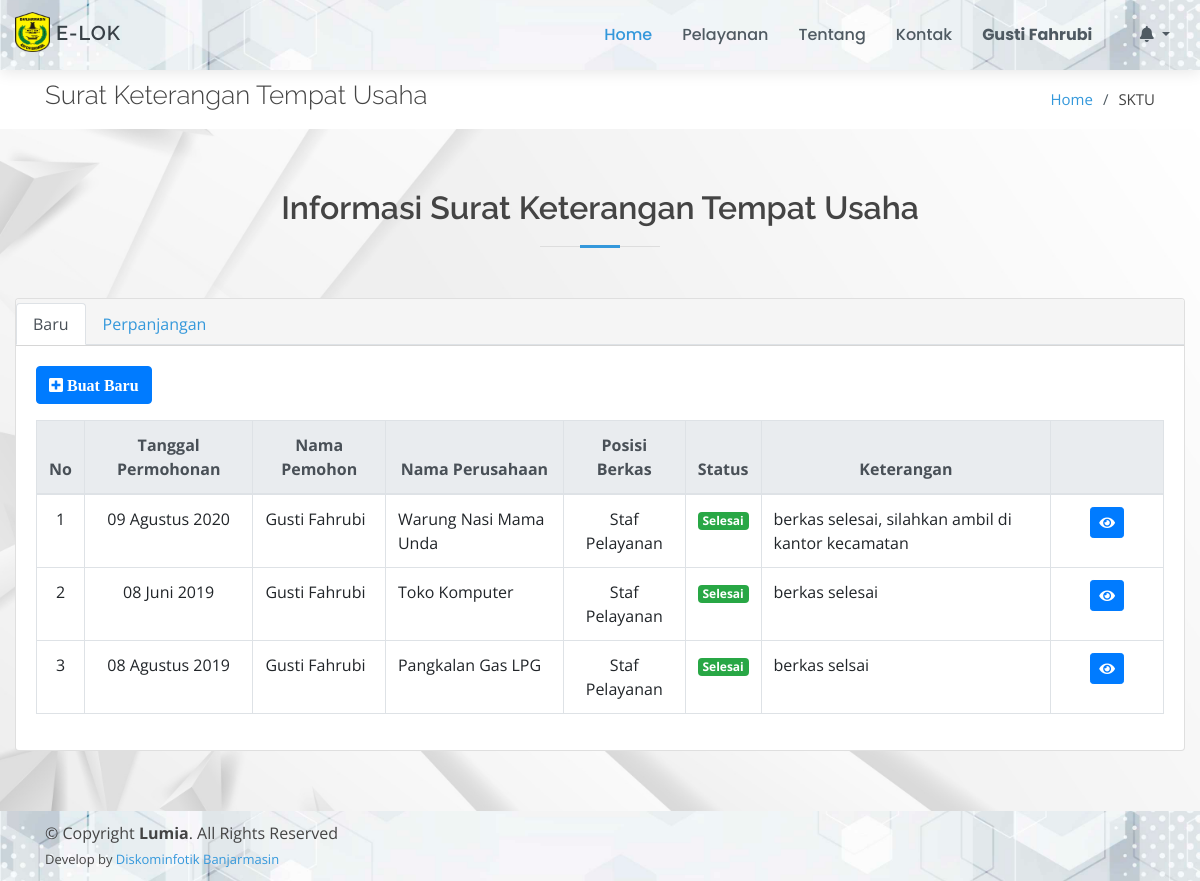
/page/sktu/index.php (signed in), run on the app's committed database.
### tables this page shows
CREATE TABLE `sktu_baru` (
  `id_sktu` int(11) NOT NULL,
  `id_masyarakat` int(11) NOT NULL,
  `nomor_sktu` varchar(50) NOT NULL,
  `nama_pemohon` varchar(50) NOT NULL,
  `no_telp` varchar(15) NOT NULL,
  `tgl` datetime NOT NULL,
  `peraturan` longtext NOT NULL,
  `nama_perusahaan` text NOT NULL,
  `alamat_perusahaan` text NOT NULL,
  `nama_pimpinan_perusahaan` varchar(50) NOT NULL,
  `alamat_kediaman` text NOT NULL,
  `kegiatan_usaha` varchar(50) NOT NULL,
  `masa_berlaku_awal` date DEFAULT NULL,
  `masa_berlaku_akhir` date DEFAULT NULL,
  `sifat` varchar(30) NOT NULL,
  `nama_camat` varchar(50) NOT NULL,
  `nip` varchar(30) NOT NULL,
  `jabatan` varchar(50) NOT NULL,
  `kelengkapan` varchar(20) DEFAULT NULL,
  `keterangan` text,
  `tgl_selesai` date DEFAULT NULL,
  `id_posisi` int(11) NOT NULL,
  `status` varchar(30) NOT NULL
);

CREATE TABLE `posisi_berkas` (
  `id_posisi` int(11) NOT NULL,
  `posisi` text NOT NULL
);

### config/config.php (called while the page is built, shortened)
<?php
function base_url($url = null)
{
	$base_url = "http://localhost/layanan-kecamatan";
	if ($url != null) {
		return $base_url . "/" . $url;
	} else {
		return $base_url;
	}
}
function encryptor($action, $string)
{
	$output = false;
	$encrypt_method = "AES-256-CBC";
	$secret_key = 'muni';
	$secret_iv = 'muni123';
	$key = hash('sha256', $secret_key);
	$iv = substr(hash('sha256', $secret_iv), 0, 16);
	if ($action == 'encrypt') {
		$output = openssl_encrypt($string, $encrypt_method, $key, 0, $iv);
		$output = base64_encode($output);
	} else if ($action == 'decrypt') {
		$output = openssl_decrypt(base64_decode($string), $encrypt_method, $key, 0, $iv);
	}
	return $output;
}
$no = 1;

### config/bulan.php (called while the page is built, shortened)
<?php
$bln = array(
    '01' => 'Januari',
    '02' => 'Februari',
    '03' => 'Maret',
    '04' => 'April',
    '05' => 'Mei',
    '06' => 'Juni',
    '07' => 'Juli',
    '08' => 'Agustus',
    '09' => 'September',
    '10' => 'Oktober',
    '11' => 'November',
    '12' => 'Desember'
);

### page/sktu/index.php (the view, shortened to what this page needs)
<!DOCTYPE html>
<html lang="en">
<?php
include_once "../../config/config.php";
include_once "../../config/bulan.php";
include_once "../../template/ui/head.php";
$idm      = $_SESSION['id_masyarakat'];
?>
<body>
    <?php include_once "../../template/ui/header.php"; ?>
    <main id="main">
        <section id="breadcrumbs" class="breadcrumbs">
            <div class="container">
                <div class="d-flex justify-content-between align-items-center">
                    <h2>Surat Keterangan Tempat Usaha</h2>
                    <ol>
                        <li><a href="<?= base_url(); ?>">Home</a></li>
                        <li>SKTU</li>
                    </ol>
                </div>
            </div>
        </section>
        <section id="services" class="services graform">
            <div class="container-fluid">
                <div class="section-title">
                    <h2>Informasi Surat Keterangan Tempat Usaha</h2>
                </div>
                <div class="row">
                    <div class="col-md-12">
                        <div class="card card-tabs">
                            <div class="card-header p-0 pt-1" style="background-color: whitesmoke; color: white;">
                                <ul class="nav nav-tabs" id="custom-tabs-one-tab" role="tablist">
                                    <li class="nav-item">
                                        <a class="nav-link active" id="custom-tabs-one-home-tab" data-toggle="pill" href="#custom-tabs-one-home" role="tab" aria-controls="custom-tabs-one-home" aria-selected="true">Baru</a>
                                    </li>
                                    <li class="nav-item">
                                        <a class="nav-link" id="custom-tabs-one-profile-tab" data-toggle="pill" href="#custom-tabs-one-profile" role="tab" aria-controls="custom-tabs-one-profile" aria-selected="false">
                                            Perpanjangan
                                        </a>
                                    </li>
                                </ul>
                            </div>
                            <div class="card-body">
                                <div class="tab-content" id="custom-tabs-one-tabContent">
                                    <div class="tab-pane fade show active" id="custom-tabs-one-home" role="tabpanel" aria-labelledby="custom-tabs-one-home-tab">
                                        <?php
                                        $data = $koneksi->query("SELECT * FROM sktu_baru WHERE id_masyarakat = '$idm' ORDER BY id_sktu DESC");
                                        if (mysqli_num_rows($data)) {
                                        ?>
                                            <a href="input-sktu-baru" class="btn btn-primary mb-3"><i class="fa fa-plus-square"> Buat Baru</i></a>
                                            <div class="table-responsive">
                                                <table class="table table-bordered">
                                                    <thead class="text-center thead-light">
                                                        <tr>
                                                            <th>No</th>
                                                            <th>Tanggal Permohonan</th>
                                                            <th>Nama Pemohon</th>
                                                            <th>Nama Perusahaan</th>
                                                            <th>Posisi Berkas</th>
                                                            <th>Status</th>
                                                            <th>Keterangan</th>
                                                            <th></th>
                                                        </tr>
                                                    </thead>
                                                    <tbody class="warna-hover">
                                                        <?php
                                                        foreach ($data as $r) {
                                                            $po = $koneksi->query("SELECT * FROM posisi_berkas WHERE id_posisi = '$r[id_posisi]'")->fetch_array();
                                                        ?>
                                                            <tr>
                                                                <td align="center"><?= $no++; ?></td>
                                                                <td align="center">
                                                                    <?=
                                                                        date('d', strtotime($r['tgl'])) . " " .
                                                                            $bln[date('m', strtotime($r['tgl']))] . " " .
                                                                            date('Y', strtotime($r['tgl']));
                                                                    ?>
                                                                </td>
                                                                <td><?= $r['nama_pemohon']; ?></td>
                                                                <td><?= $r['nama_perusahaan']; ?></td>
                                                                <td align="center"><?= $po['posisi']; ?></td>
                                                                <td align="center">
                                                                    <?php
                                                                    if ($r['status'] == "Belum Diproses") {
                                                                        echo "<span class='badge badge-danger'>" . $r['status'] . "</span>";
                                                                    } elseif ($r['status'] == "Dalam Proses") {
                                                                        echo "<span class='badge badge-warning'>" . $r['status'] . "</span>";
                                                                    } else {
                                                                        echo "<span class='badge badge-success'>" . $r['status'] . "</span>";
                                                                    }
                                                                    ?>
                                                                </td>
                                                                <td><?= $r['keterangan']; ?></td>
                                                                <td align="center" width="10%">
                                                                    <button id="detail" data-id="<?= encryptor('encrypt', $r['id_sktu']) ?>" class="btn btn-primary btn-sm" title="Lihat Detail Berkas">
                                                                        <i class="fa fa-eye"></i>
                                                                    </button>
                                                                </td>
                                                            </tr>
                                                        <?php } ?>
                                                    </tbody>
                                                </table>
                                            </div>
                                        <?php } ?>
                                    </div>
                                </div>
                            </div>
                        </div>
                    </div>
                </div>
            </div>
        </section>
    </main>
    <?php include_once "../../template/ui/footer.php"; ?>
</body>
</html>

### assets/ui/assets/css/style.css (style rules this page uses)
body { font-family: "Open Sans", sans-serif; color: #444444; }
a { color: #3498db; }
h1, h2, h3, h4, h5, h6 { font-family: "Raleway", sans-serif; }
section { padding: 60px 0; }
.section-title { text-align: center; padding-bottom: 30px; }
.section-title h2 { font-size: 32px; font-weight: 600; margin-bottom: 20px; padding-bottom: 20px; position: relative; }
.section-title h2::before { content: ''; position: absolute; display: block; width: 120px; height: 1px; background: #ddd; bottom: 1px; left: calc(50% - 60px); }
.section-title h2::after { content: ''; position: absolute; display: block; width: 40px; height: 3px; background: #3498db; bottom: 0; left: calc(50% - 20px); }
.breadcrumbs { padding: 10px 0; margin-top: 70px; background-color: #fff; }
.breadcrumbs h2 { font-size: 26px; font-weight: 300; }
.breadcrumbs ol { display: flex; flex-wrap: wrap; list-style: none; padding: 0; margin: 0; font-size: 15px; }
.breadcrumbs ol li+li { padding-left: 10px; }
.breadcrumbs ol li+li::before { display: inline-block; padding-right: 10px; color: #4f5a62; content: "/"; }
.graform { background: url('../../../bg-cover/putih2.jpg') center center no-repeat; background-size: cover; position: relative; }

### data on the page
sktu_baru: tgl "09", tgl "Agustus", tgl "2020", nama_pemohon "Gusti Fahrubi", nama_perusahaan "Warung Nasi Mama Unda", id_posisi.posisi "Staf Pelayanan", status "Selesai", keterangan "berkas selesai, silahkan ambil di kantor kecamatan"
sktu_baru: tgl "08", tgl "Juni", tgl "2019", nama_pemohon "Gusti Fahrubi", nama_perusahaan "Toko Komputer", id_posisi.posisi "Staf Pelayanan", status "Selesai", keterangan "berkas selesai"
sktu_baru: tgl "08", tgl "Agustus", tgl "2019", nama_pemohon "Gusti Fahrubi", nama_perusahaan "Pangkalan Gas LPG", id_posisi.posisi "Staf Pelayanan", status "Selesai", keterangan "berkas selsai"

### other printed values
$_SESSION['nama'] "Gusti Fahrubi"
